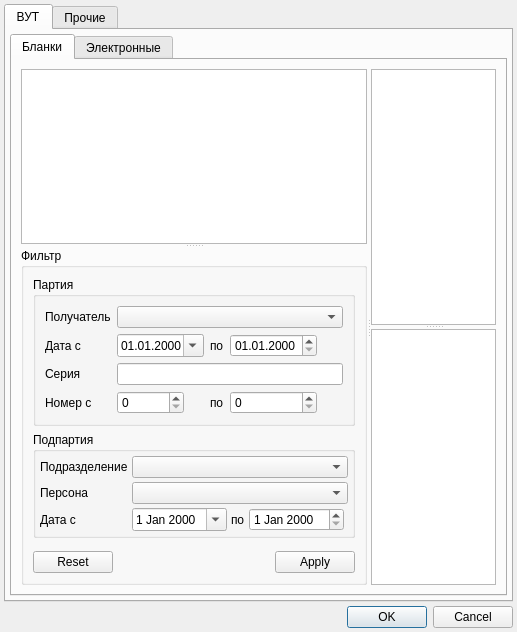
<?xml version="1.0" encoding="UTF-8"?>
<ui version="4.0">
 <class>BlanksDialog</class>
 <widget class="QDialog" name="BlanksDialog">
  <property name="geometry">
   <rect>
    <x>0</x>
    <y>0</y>
    <width>517</width>
    <height>632</height>
   </rect>
  </property>
  <property name="windowTitle">
   <string>Учет бланков</string>
  </property>
  <layout class="QGridLayout" name="gridLayout_3">
   <property name="margin">
    <number>4</number>
   </property>
   <property name="spacing">
    <number>4</number>
   </property>
   <item row="0" column="0">
    <widget class="QTabWidget" name="tabWidget">
     <property name="currentIndex">
      <number>0</number>
     </property>
     <widget class="QWidget" name="tabTypeTempInvalid">
      <attribute name="title">
       <string>ВУТ</string>
      </attribute>
      <layout class="QGridLayout" name="gridLayout_4">
       <property name="margin">
        <number>4</number>
       </property>
       <property name="spacing">
        <number>4</number>
       </property>
       <item row="0" column="0">
        <widget class="QTabWidget" name="tabTempInvalidTypeELN">
         <property name="currentIndex">
          <number>0</number>
         </property>
         <widget class="QWidget" name="tabBlank">
          <attribute name="title">
           <string>Бланки</string>
          </attribute>
          <layout class="QGridLayout" name="gridLayout_13">
           <item row="0" column="0">
            <widget class="QSplitter" name="splitter_3">
             <property name="orientation">
              <enum>Qt::Horizontal</enum>
             </property>
             <widget class="QSplitter" name="splitter_2">
              <property name="orientation">
               <enum>Qt::Vertical</enum>
              </property>
              <widget class="CTreeView" name="treeBlankTypeTempInvalid"/>
              <widget class="QGroupBox" name="grbTempInvalidFilter">
               <property name="title">
                <string>Фильтр</string>
               </property>
               <layout class="QGridLayout" name="gridLayout">
                <item row="0" column="0">
                 <widget class="QGroupBox" name="grbParty">
                  <property name="title">
                   <string>Партия</string>
                  </property>
                  <layout class="QGridLayout" name="gridLayout_10">
                   <item row="0" column="0">
                    <widget class="QLabel" name="lblPersonParty">
                     <property name="text">
                      <string>Получатель</string>
                     </property>
                    </widget>
                   </item>
                   <item row="0" column="1" colspan="6">
                    <widget class="CPersonComboBoxEx" name="cmbPersonParty"/>
                   </item>
                   <item row="1" column="0">
                    <widget class="QLabel" name="lblDateParty">
                     <property name="text">
                      <string>Дата с</string>
                     </property>
                    </widget>
                   </item>
                   <item row="1" column="1" colspan="2">
                    <widget class="CDateEdit" name="edtBegDateParty">
                     <property name="displayFormat">
                      <string>dd.MM.yyyy</string>
                     </property>
                     <property name="calendarPopup">
                      <bool>true</bool>
                     </property>
                    </widget>
                   </item>
                   <item row="1" column="5" colspan="2">
                    <spacer name="horizontalSpacer_7">
                     <property name="orientation">
                      <enum>Qt::Horizontal</enum>
                     </property>
                     <property name="sizeHint" stdset="0">
                      <size>
                       <width>118</width>
                       <height>13</height>
                      </size>
                     </property>
                    </spacer>
                   </item>
                   <item row="2" column="0">
                    <widget class="QLabel" name="lblSerialParty">
                     <property name="text">
                      <string>Серия</string>
                     </property>
                    </widget>
                   </item>
                   <item row="2" column="1" colspan="6">
                    <widget class="QLineEdit" name="edtSerialParty"/>
                   </item>
                   <item row="3" column="0">
                    <widget class="QLabel" name="lblNumber">
                     <property name="text">
                      <string>Номер с</string>
                     </property>
                    </widget>
                   </item>
                   <item row="3" column="1">
                    <widget class="QSpinBox" name="edtNumberFrom">
                     <property name="maximum">
                      <number>99999999</number>
                     </property>
                    </widget>
                   </item>
                   <item row="3" column="6">
                    <spacer name="horizontalSpacer_8">
                     <property name="orientation">
                      <enum>Qt::Horizontal</enum>
                     </property>
                     <property name="sizeHint" stdset="0">
                      <size>
                       <width>89</width>
                       <height>20</height>
                      </size>
                     </property>
                    </spacer>
                   </item>
                   <item row="1" column="3">
                    <widget class="QLabel" name="label">
                     <property name="text">
                      <string>по</string>
                     </property>
                    </widget>
                   </item>
                   <item row="1" column="4">
                    <widget class="CDateEdit" name="edtEndDateParty">
                     <property name="displayFormat">
                      <string>dd.MM.yyyy</string>
                     </property>
                    </widget>
                   </item>
                   <item row="3" column="4">
                    <widget class="QSpinBox" name="edtNumberTo">
                     <property name="maximum">
                      <number>99999999</number>
                     </property>
                    </widget>
                   </item>
                   <item row="3" column="3">
                    <widget class="QLabel" name="labelActions_2">
                     <property name="text">
                      <string>по</string>
                     </property>
                    </widget>
                   </item>
                  </layout>
                 </widget>
                </item>
                <item row="1" column="0">
                 <widget class="QGroupBox" name="grbSubParty">
                  <property name="title">
                   <string>Подпартия</string>
                  </property>
                  <layout class="QGridLayout" name="gridLayout_6">
                   <property name="margin">
                    <number>4</number>
                   </property>
                   <property name="spacing">
                    <number>4</number>
                   </property>
                   <item row="0" column="0">
                    <widget class="QLabel" name="lblOrgStructureSubParty">
                     <property name="text">
                      <string>Подразделение</string>
                     </property>
                    </widget>
                   </item>
                   <item row="0" column="1" colspan="4">
                    <widget class="COrgStructureComboBox" name="cmbOrgStructureSubParty"/>
                   </item>
                   <item row="1" column="0">
                    <widget class="QLabel" name="lblPersonSubParty">
                     <property name="text">
                      <string>Персона</string>
                     </property>
                    </widget>
                   </item>
                   <item row="1" column="1" colspan="4">
                    <widget class="CPersonComboBoxEx" name="cmbPersonSubParty"/>
                   </item>
                   <item row="2" column="0">
                    <widget class="QLabel" name="lblDateSubParty">
                     <property name="text">
                      <string>Дата с</string>
                     </property>
                    </widget>
                   </item>
                   <item row="2" column="1">
                    <widget class="CDateEdit" name="edtBegDateSubParty">
                     <property name="calendarPopup">
                      <bool>true</bool>
                     </property>
                    </widget>
                   </item>
                   <item row="2" column="4">
                    <spacer name="horizontalSpacer_9">
                     <property name="orientation">
                      <enum>Qt::Horizontal</enum>
                     </property>
                     <property name="sizeHint" stdset="0">
                      <size>
                       <width>108</width>
                       <height>20</height>
                      </size>
                     </property>
                    </spacer>
                   </item>
                   <item row="2" column="2">
                    <widget class="QLabel" name="label_2">
                     <property name="text">
                      <string>по</string>
                     </property>
                    </widget>
                   </item>
                   <item row="2" column="3">
                    <widget class="CDateEdit" name="edtEndDateSubParty"/>
                   </item>
                  </layout>
                 </widget>
                </item>
                <item row="3" column="0">
                 <widget class="QDialogButtonBox" name="buttonBoxFilter">
                  <property name="standardButtons">
                   <set>QDialogButtonBox::Apply|QDialogButtonBox::Reset</set>
                  </property>
                 </widget>
                </item>
                <item row="2" column="0">
                 <spacer name="verticalSpacer">
                  <property name="orientation">
                   <enum>Qt::Vertical</enum>
                  </property>
                  <property name="sizeHint" stdset="0">
                   <size>
                    <width>20</width>
                    <height>40</height>
                   </size>
                  </property>
                 </spacer>
                </item>
               </layout>
              </widget>
             </widget>
             <widget class="QSplitter" name="splitter">
              <property name="orientation">
               <enum>Qt::Vertical</enum>
              </property>
              <widget class="CInDocTableView" name="tblBlankTempInvalidParty">
               <property name="selectionMode">
                <enum>QAbstractItemView::SingleSelection</enum>
               </property>
               <property name="selectionBehavior">
                <enum>QAbstractItemView::SelectRows</enum>
               </property>
              </widget>
              <widget class="CInDocTableView" name="tblBlankTempInvalidMoving">
               <property name="selectionMode">
                <enum>QAbstractItemView::SingleSelection</enum>
               </property>
               <property name="selectionBehavior">
                <enum>QAbstractItemView::SelectRows</enum>
               </property>
              </widget>
             </widget>
            </widget>
           </item>
          </layout>
         </widget>
         <widget class="QWidget" name="tabElectronic">
          <attribute name="title">
           <string>Электронные</string>
          </attribute>
          <layout class="QGridLayout" name="gridLayout_12">
           <item row="0" column="0">
            <widget class="QSplitter" name="splitter_8">
             <property name="orientation">
              <enum>Qt::Horizontal</enum>
             </property>
             <widget class="QSplitter" name="splitter_7">
              <property name="orientation">
               <enum>Qt::Vertical</enum>
              </property>
              <widget class="CTreeView" name="treeBlankTypeTempInvalidEl"/>
              <widget class="QGroupBox" name="grbTempInvalidFilterEl">
               <property name="title">
                <string>Фильтр</string>
               </property>
               <layout class="QGridLayout" name="gridLayout_11">
                <item row="4" column="1" colspan="4">
                 <widget class="QCheckBox" name="chkFreeEl">
                  <property name="text">
                   <string>Доступно</string>
                  </property>
                  <property name="checked">
                   <bool>true</bool>
                  </property>
                 </widget>
                </item>
                <item row="3" column="6">
                 <spacer name="horizontalSpacer_11">
                  <property name="orientation">
                   <enum>Qt::Horizontal</enum>
                  </property>
                  <property name="sizeHint" stdset="0">
                   <size>
                    <width>89</width>
                    <height>20</height>
                   </size>
                  </property>
                 </spacer>
                </item>
                <item row="0" column="1" colspan="6">
                 <widget class="CPersonComboBoxEx" name="cmbPersonPartyEl"/>
                </item>
                <item row="0" column="0">
                 <widget class="QLabel" name="lblPersonPartyEl">
                  <property name="text">
                   <string>Получатель</string>
                  </property>
                 </widget>
                </item>
                <item row="1" column="0">
                 <widget class="QLabel" name="lblDatePartyEl">
                  <property name="text">
                   <string>Дата с</string>
                  </property>
                 </widget>
                </item>
                <item row="1" column="3">
                 <widget class="QLabel" name="labelEl">
                  <property name="text">
                   <string>по</string>
                  </property>
                 </widget>
                </item>
                <item row="1" column="5" colspan="2">
                 <spacer name="horizontalSpacer_10">
                  <property name="orientation">
                   <enum>Qt::Horizontal</enum>
                  </property>
                  <property name="sizeHint" stdset="0">
                   <size>
                    <width>118</width>
                    <height>13</height>
                   </size>
                  </property>
                 </spacer>
                </item>
                <item row="3" column="0">
                 <widget class="QLabel" name="lblNumberEl">
                  <property name="text">
                   <string>Номер с</string>
                  </property>
                 </widget>
                </item>
                <item row="1" column="1" colspan="2">
                 <widget class="CDateEdit" name="edtBegDatePartyEl">
                  <property name="displayFormat">
                   <string>dd.MM.yyyy</string>
                  </property>
                  <property name="calendarPopup">
                   <bool>true</bool>
                  </property>
                 </widget>
                </item>
                <item row="2" column="1" colspan="6">
                 <widget class="QLineEdit" name="edtSerialPartyEl"/>
                </item>
                <item row="6" column="2">
                 <spacer name="verticalSpacer_3">
                  <property name="orientation">
                   <enum>Qt::Vertical</enum>
                  </property>
                  <property name="sizeHint" stdset="0">
                   <size>
                    <width>20</width>
                    <height>40</height>
                   </size>
                  </property>
                 </spacer>
                </item>
                <item row="1" column="4">
                 <widget class="CDateEdit" name="edtEndDatePartyEl">
                  <property name="displayFormat">
                   <string>dd.MM.yyyy</string>
                  </property>
                 </widget>
                </item>
                <item row="2" column="0">
                 <widget class="QLabel" name="lblSerialPartyEl">
                  <property name="text">
                   <string>Серия</string>
                  </property>
                 </widget>
                </item>
                <item row="7" column="0" colspan="7">
                 <widget class="QDialogButtonBox" name="buttonBoxFilterEl">
                  <property name="standardButtons">
                   <set>QDialogButtonBox::Apply|QDialogButtonBox::Reset</set>
                  </property>
                 </widget>
                </item>
                <item row="3" column="4">
                 <widget class="QSpinBox" name="edtNumberToEl">
                  <property name="maximum">
                   <number>99999999</number>
                  </property>
                 </widget>
                </item>
                <item row="3" column="3">
                 <widget class="QLabel" name="labelActionsEl">
                  <property name="text">
                   <string>по</string>
                  </property>
                 </widget>
                </item>
                <item row="3" column="1" colspan="2">
                 <widget class="QSpinBox" name="edtNumberFromEl">
                  <property name="maximum">
                   <number>99999999</number>
                  </property>
                 </widget>
                </item>
                <item row="5" column="1" colspan="4">
                 <widget class="QCheckBox" name="chkExtraditedEl">
                  <property name="text">
                   <string>Использованно</string>
                  </property>
                 </widget>
                </item>
               </layout>
              </widget>
             </widget>
             <widget class="QWidget" name="widget" native="true">
              <layout class="QGridLayout" name="gridLayout_9">
               <item row="0" column="0">
                <widget class="CInDocTableView" name="tblBlankTempInvalidPartyEl">
                 <property name="selectionMode">
                  <enum>QAbstractItemView::SingleSelection</enum>
                 </property>
                 <property name="selectionBehavior">
                  <enum>QAbstractItemView::SelectRows</enum>
                 </property>
                </widget>
               </item>
               <item row="1" column="0">
                <widget class="QLabel" name="lblCountRecordsEl">
                 <property name="text">
                  <string>Список пуст</string>
                 </property>
                </widget>
               </item>
              </layout>
             </widget>
            </widget>
           </item>
          </layout>
         </widget>
        </widget>
       </item>
      </layout>
     </widget>
     <widget class="QWidget" name="tabTypeActions">
      <attribute name="title">
       <string>Прочие</string>
      </attribute>
      <layout class="QGridLayout" name="gridLayout_2">
       <property name="margin">
        <number>4</number>
       </property>
       <property name="spacing">
        <number>4</number>
       </property>
       <item row="0" column="0">
        <widget class="QSplitter" name="splitter_6">
         <property name="orientation">
          <enum>Qt::Horizontal</enum>
         </property>
         <widget class="QSplitter" name="splitter_5">
          <property name="orientation">
           <enum>Qt::Vertical</enum>
          </property>
          <widget class="CTreeView" name="treeBlankTypeActions"/>
          <widget class="QGroupBox" name="grbActionsFilter">
           <property name="title">
            <string>Фильтр</string>
           </property>
           <layout class="QGridLayout" name="gridLayout_8">
            <property name="margin">
             <number>4</number>
            </property>
            <property name="spacing">
             <number>4</number>
            </property>
            <item row="0" column="0">
             <widget class="QGroupBox" name="grbPartyActions">
              <property name="title">
               <string>Партия</string>
              </property>
              <layout class="QGridLayout" name="gridLayout_7">
               <item row="0" column="0">
                <widget class="QLabel" name="lblPersonPartyActions">
                 <property name="text">
                  <string>Получатель</string>
                 </property>
                </widget>
               </item>
               <item row="0" column="1" colspan="6">
                <widget class="CPersonComboBoxEx" name="cmbPersonPartyActions"/>
               </item>
               <item row="1" column="0">
                <widget class="QLabel" name="lblDatePartyActions">
                 <property name="text">
                  <string>Дата с</string>
                 </property>
                </widget>
               </item>
               <item row="1" column="1" colspan="2">
                <widget class="CDateEdit" name="edtBegDatePartyActions">
                 <property name="calendarPopup">
                  <bool>true</bool>
                 </property>
                </widget>
               </item>
               <item row="1" column="5" colspan="2">
                <spacer name="horizontalSpacer_5">
                 <property name="orientation">
                  <enum>Qt::Horizontal</enum>
                 </property>
                 <property name="sizeHint" stdset="0">
                  <size>
                   <width>118</width>
                   <height>13</height>
                  </size>
                 </property>
                </spacer>
               </item>
               <item row="2" column="0">
                <widget class="QLabel" name="lblSerialPartyActions">
                 <property name="text">
                  <string>Серия</string>
                 </property>
                </widget>
               </item>
               <item row="2" column="1" colspan="6">
                <widget class="QLineEdit" name="edtSerialPartyActions"/>
               </item>
               <item row="3" column="0">
                <widget class="QLabel" name="lblNumberActions">
                 <property name="text">
                  <string>Номер с</string>
                 </property>
                </widget>
               </item>
               <item row="3" column="1">
                <widget class="QSpinBox" name="edtNumberFromActions">
                 <property name="maximum">
                  <number>99999999</number>
                 </property>
                </widget>
               </item>
               <item row="3" column="2">
                <widget class="QLabel" name="labelActions">
                 <property name="text">
                  <string>по</string>
                 </property>
                </widget>
               </item>
               <item row="3" column="5">
                <widget class="QSpinBox" name="edtNumberToActions">
                 <property name="maximum">
                  <number>99999999</number>
                 </property>
                </widget>
               </item>
               <item row="3" column="6">
                <spacer name="horizontalSpacer_6">
                 <property name="orientation">
                  <enum>Qt::Horizontal</enum>
                 </property>
                 <property name="sizeHint" stdset="0">
                  <size>
                   <width>89</width>
                   <height>20</height>
                  </size>
                 </property>
                </spacer>
               </item>
               <item row="1" column="3">
                <widget class="QLabel" name="label_3">
                 <property name="text">
                  <string>по</string>
                 </property>
                </widget>
               </item>
               <item row="1" column="4">
                <widget class="CDateEdit" name="edtEndDatePartyActions"/>
               </item>
              </layout>
             </widget>
            </item>
            <item row="1" column="0">
             <widget class="QGroupBox" name="grbSubPartyActions">
              <property name="title">
               <string>Подпартия</string>
              </property>
              <layout class="QGridLayout" name="gridLayout_5">
               <property name="margin">
                <number>4</number>
               </property>
               <property name="spacing">
                <number>4</number>
               </property>
               <item row="0" column="0">
                <widget class="QLabel" name="lblOrgStructureSubPartyActions">
                 <property name="text">
                  <string>Подразделение</string>
                 </property>
                </widget>
               </item>
               <item row="0" column="1" colspan="4">
                <widget class="COrgStructureComboBox" name="cmbOrgStructureSubPartyActions"/>
               </item>
               <item row="1" column="0">
                <widget class="QLabel" name="lblPersonSubPartyActions">
                 <property name="text">
                  <string>Персона</string>
                 </property>
                </widget>
               </item>
               <item row="1" column="1" colspan="4">
                <widget class="CPersonComboBoxEx" name="cmbPersonSubPartyActions"/>
               </item>
               <item row="2" column="0">
                <widget class="QLabel" name="lblDateSubPartyActions">
                 <property name="text">
                  <string>Дата</string>
                 </property>
                </widget>
               </item>
               <item row="2" column="1">
                <widget class="CDateEdit" name="edtBegDateSubPartyActions">
                 <property name="calendarPopup">
                  <bool>true</bool>
                 </property>
                </widget>
               </item>
               <item row="2" column="4">
                <spacer name="horizontalSpacer_4">
                 <property name="orientation">
                  <enum>Qt::Horizontal</enum>
                 </property>
                 <property name="sizeHint" stdset="0">
                  <size>
                   <width>108</width>
                   <height>20</height>
                  </size>
                 </property>
                </spacer>
               </item>
               <item row="2" column="2">
                <widget class="QLabel" name="label_4">
                 <property name="text">
                  <string>по</string>
                 </property>
                </widget>
               </item>
               <item row="2" column="3">
                <widget class="CDateEdit" name="edtEndDateSubPartyActions"/>
               </item>
              </layout>
             </widget>
            </item>
            <item row="3" column="0">
             <widget class="QDialogButtonBox" name="buttonBoxFilterActions">
              <property name="standardButtons">
               <set>QDialogButtonBox::Apply|QDialogButtonBox::Reset</set>
              </property>
             </widget>
            </item>
            <item row="2" column="0">
             <spacer name="verticalSpacer_2">
              <property name="orientation">
               <enum>Qt::Vertical</enum>
              </property>
              <property name="sizeHint" stdset="0">
               <size>
                <width>20</width>
                <height>40</height>
               </size>
              </property>
             </spacer>
            </item>
           </layout>
          </widget>
         </widget>
         <widget class="QSplitter" name="splitter_4">
          <property name="orientation">
           <enum>Qt::Vertical</enum>
          </property>
          <widget class="CInDocTableView" name="tblBlankActionsParty">
           <property name="selectionMode">
            <enum>QAbstractItemView::SingleSelection</enum>
           </property>
           <property name="selectionBehavior">
            <enum>QAbstractItemView::SelectRows</enum>
           </property>
          </widget>
          <widget class="CInDocTableView" name="tblBlankActionsMoving">
           <property name="selectionMode">
            <enum>QAbstractItemView::SingleSelection</enum>
           </property>
           <property name="selectionBehavior">
            <enum>QAbstractItemView::SelectRows</enum>
           </property>
          </widget>
         </widget>
        </widget>
       </item>
      </layout>
     </widget>
    </widget>
   </item>
   <item row="1" column="0">
    <widget class="QDialogButtonBox" name="buttonBox">
     <property name="orientation">
      <enum>Qt::Horizontal</enum>
     </property>
     <property name="standardButtons">
      <set>QDialogButtonBox::Cancel|QDialogButtonBox::Ok</set>
     </property>
    </widget>
   </item>
  </layout>
 </widget>
 <customwidgets>
  <customwidget>
   <class>CTreeView</class>
   <extends>QTreeView</extends>
   <header>library/TreeView.h</header>
  </customwidget>
  <customwidget>
   <class>CInDocTableView</class>
   <extends>QTableView</extends>
   <header>library/InDocTable.h</header>
  </customwidget>
  <customwidget>
   <class>COrgStructureComboBox</class>
   <extends>QComboBox</extends>
   <header>Orgs/OrgStructComboBoxes.h</header>
  </customwidget>
  <customwidget>
   <class>CDateEdit</class>
   <extends>QDateEdit</extends>
   <header>library/DateEdit</header>
  </customwidget>
  <customwidget>
   <class>CPersonComboBoxEx</class>
   <extends>QComboBox</extends>
   <header>Orgs/PersonComboBoxEx.h</header>
  </customwidget>
 </customwidgets>
 <resources/>
 <connections>
  <connection>
   <sender>buttonBox</sender>
   <signal>accepted()</signal>
   <receiver>BlanksDialog</receiver>
   <slot>accept()</slot>
   <hints>
    <hint type="sourcelabel">
     <x>248</x>
     <y>254</y>
    </hint>
    <hint type="destinationlabel">
     <x>157</x>
     <y>274</y>
    </hint>
   </hints>
  </connection>
  <connection>
   <sender>buttonBox</sender>
   <signal>rejected()</signal>
   <receiver>BlanksDialog</receiver>
   <slot>reject()</slot>
   <hints>
    <hint type="sourcelabel">
     <x>316</x>
     <y>260</y>
    </hint>
    <hint type="destinationlabel">
     <x>286</x>
     <y>274</y>
    </hint>
   </hints>
  </connection>
 </connections>
</ui>
